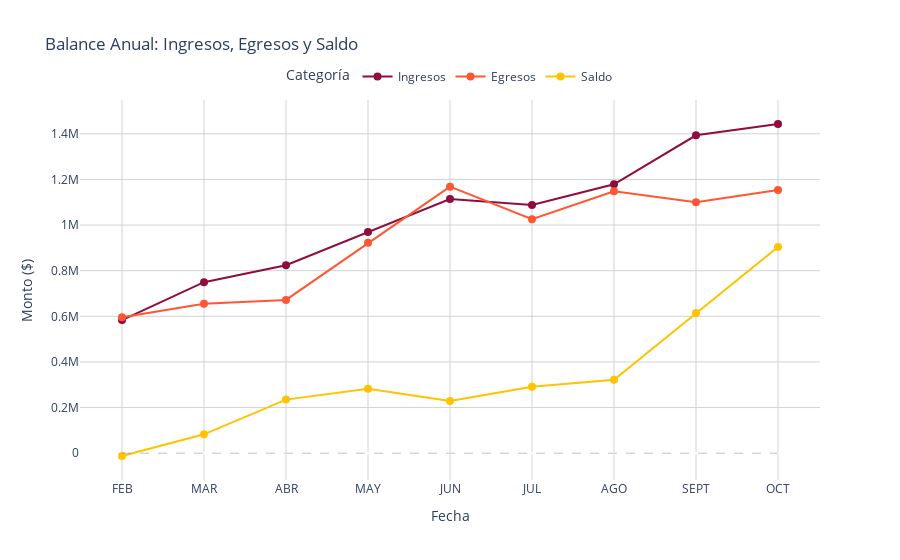

Notebook code for this chart:
### Code cell
# Crear la figura con las tres series de tiempo en el mismo gráfico
fig = go.Figure()

# Ingresos
fig.add_trace(go.Scatter(
    x=ingresos_egresos_h['FECHA'], 
    y=ingresos_egresos_h['INGRESOS'], 
    mode='lines+markers',
    line=dict(color='#900C3F', width=2), 
    marker=dict(size=8, color='#900C3F', symbol='circle'),
    name='Ingresos'
))

# Egresos
fig.add_trace(go.Scatter(
    x=ingresos_egresos_h['FECHA'], 
    y=ingresos_egresos_h['EGRESOS'], 
    mode='lines+markers',
    line=dict(color='#FF5733', width=2), 
    marker=dict(size=8, color='#FF5733', symbol='circle'),
    name='Egresos'
))

# Egresos
fig.add_trace(go.Scatter(
    x=ingresos_egresos_h['FECHA'], 
    y=ingresos_egresos_h['Acumulado'], 
    mode='lines+markers',
    line=dict(color='#FFC300', width=2), 
    marker=dict(size=8, color='#FFC300', symbol='circle'),
    name='Saldo'
))

# Línea punteada en Y = 0 (ahora usando el rango extendido del eje X)
fig.add_shape(
    type="line",
    x0="FEB", x1="OCT",  # Ajustar manualmente para que cubra todo el rango
    y0=0, y1=0,
    line=dict(color="grey", width=0.5, dash="dash"),
)

# Configuración del diseño
fig.update_layout(
    title='Balance Anual: Ingresos, Egresos y Saldo',
    xaxis_title='Fecha',
    yaxis_title='Monto ($)',
    plot_bgcolor='white',
    hovermode='x unified',
    legend=dict(title='Categoría', orientation='h', x=0.5, xanchor='center', y=1.1)
)

# Configurar los ejes
fig.update_xaxes(showgrid=True, gridcolor='lightgrey', tickformat='%b %Y')
fig.update_yaxes(showgrid=True, gridcolor='lightgrey')

# Mostrar el gráfico
fig.show()
# pio.write_html(fig, 'Balance Anual.html', auto_open=True)

### Figure 1 — Plotly figure (JSON) as saved in the notebook; plotly's stock layout.template omitted (floating-point values rounded to 4 significant figures)
{"data": [{"line": {"color": "#900C3F", "width": 2}, "marker": {"color": "#900C3F", "size": 8, "symbol": "circle"}, "mode": "lines+markers", "name": "Ingresos", "type": "scatter", "x": ["FEB", "MAR", "ABR", "MAY", "JUN", "JUL", "AGO", "SEPT", "OCT"], "y": [583660, 749510, 824000.0, 970029, 1113898, 1087640, 1178750, 1393000.0, 1443000.0]}, {"line": {"color": "#FF5733", "width": 2}, "marker": {"color": "#FF5733", "size": 8, "symbol": "circle"}, "mode": "lines+markers", "name": "Egresos", "type": "scatter", "x": ["FEB", "MAR", "ABR", "MAY", "JUN", "JUL", "AGO", "SEPT", "OCT"], "y": [595937, 654554, 671780, 922000.0, 1168196, 1026000.0, 1147687, 1100452, 1154000.0]}, {"line": {"color": "#FFC300", "width": 2}, "marker": {"color": "#FFC300", "size": 8, "symbol": "circle"}, "mode": "lines+markers", "name": "Saldo", "type": "scatter", "x": ["FEB", "MAR", "ABR", "MAY", "JUN", "JUL", "AGO", "SEPT", "OCT"], "y": [-12277, 82679, 234900.0, 283000.0, 228700.0, 290800.0, 321900.0, 614800.0, 903900.0]}], "layout": {"hovermode": "x unified", "legend": {"orientation": "h", "title": {"text": "Categoría"}, "x": 0.5, "xanchor": "center", "y": 1.1}, "plot_bgcolor": "white", "shapes": [{"line": {"color": "grey", "dash": "dash", "width": 0.5}, "type": "line", "x0": "FEB", "x1": "OCT", "y0": 0, "y1": 0}], "title": {"text": "Balance Anual: Ingresos, Egresos y Saldo"}, "xaxis": {"gridcolor": "lightgrey", "showgrid": true, "tickformat": "%b %Y", "title": {"text": "Fecha"}}, "yaxis": {"gridcolor": "lightgrey", "showgrid": true, "title": {"text": "Monto ($)"}}}}
